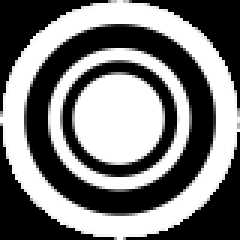
#> input picture constellations/lyra/fiducial_6_80x80.png, 80 x 80 px (shown 3 times larger); the run also reads 1 picture not shown here
$ python masker.py negatives/negative_1012.jpg
#> lines starting #> are read from the running program, lines starting #| are printed output that depends on the picture; after the words box and inside, x2 and y2 are one past the last pixel; in counts of white or black regions, pixels touching at a corner belong together; pictures that were not available may be replaced by others from this repository, and a replacement may not be noted
#Imports required libraries.
import imutils
import cv2
import os
import sys

#Loads images of the fiducial marker, the background star image, and a black rectangle.
#The black rectangle is of the same resolution as bg_img.
fg_img = cv2.imread("fiducial_6_80x80.png", cv2.IMREAD_UNCHANGED)
#> fg_img is the input picture: shape (80, 80, 4); mean B, G, R, A 122.6, 122.6, 122.6, 191.4
rectangle = cv2.imread("rectangle_black.png")

location = str(sys.argv[1])
output = location + 'output/'

if not os.path.exists(output) != False:
    print("Creating directory: " + output)
    os.mkdir(output)

counter = 0

for file in os.listdir(location):
    if file.endswith(".jpg"):
        new_file_name = str(output + os.path.splitext(file)[0] + "_detected.jpg")
        bg_img = cv2.imread(location + file)
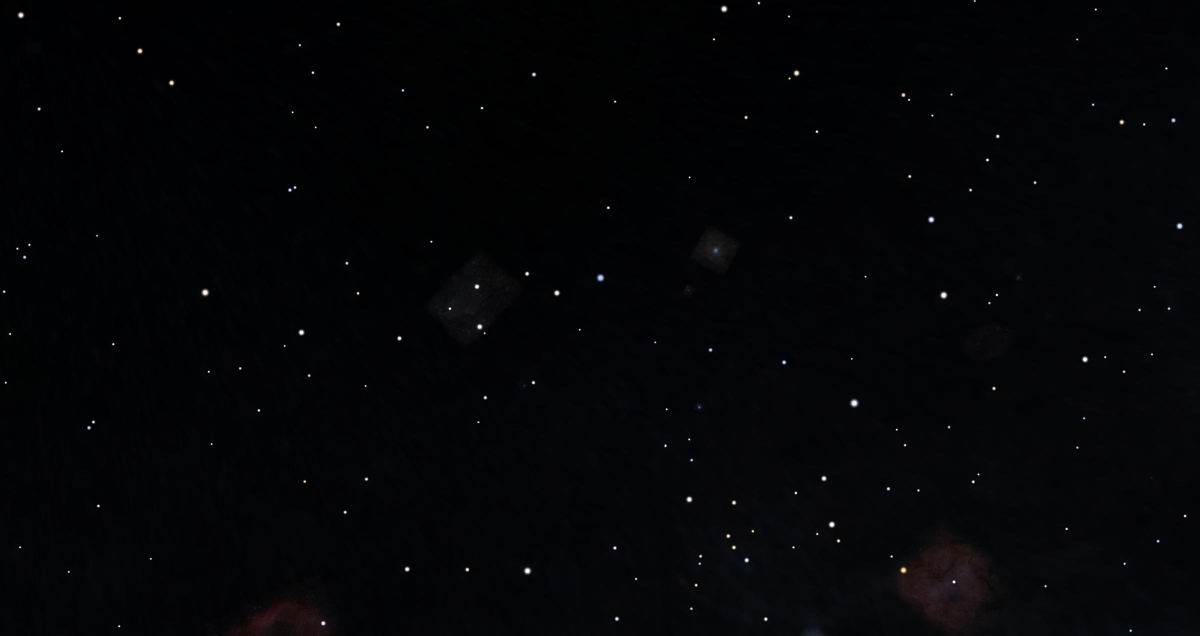
#> input picture constellations/lyra/negatives/negative_1012.jpg, 2400 x 1271 px, given in place of negative_1012.jpgnegative_1012.jpg, which was not available (shown at 1/2 size)
#> bg_img is the input picture: shape (1271, 2400, 3); mean B, G, R 6.8, 4.6, 3.9
        cols, rows, _ = bg_img.shape
#> cols = 1271; rows = 2400
        #Enlarges bg_img to prevent erosion stage from removing too many stars.
        enlarged_big = cv2.resize(bg_img, (cols, rows))

        #Greyscales the enlarged background star image.
        graybg = cv2.cvtColor(enlarged_big, cv2.COLOR_BGR2GRAY)

        #Thresholds, erodes, and dilates the stars on this image.
        thresh = cv2.threshold(graybg, 175, 255, cv2.THRESH_BINARY)[1]
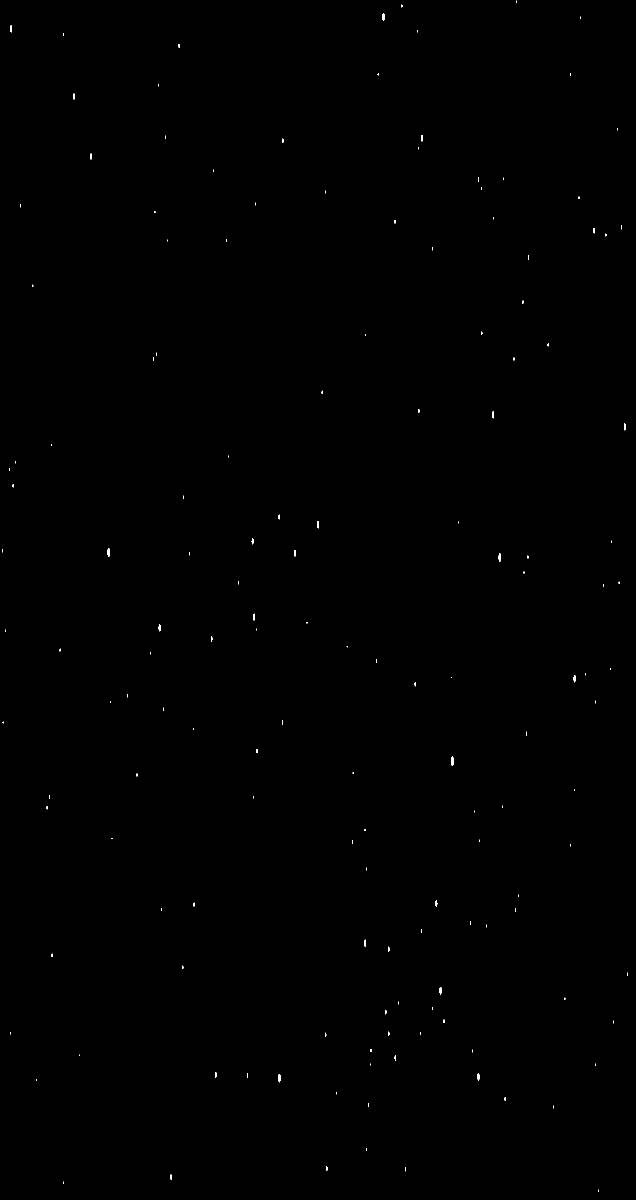
#> thresh: shape (2400, 1271) (shown at 1/2 size); 0.08% white; 153 white regions (121 under 20 px), largest, box (x1, y1, x2, y2) and area: (902, 1513, 908, 1532) 82, (997, 1106, 1002, 1124) 70, (215, 1096, 220, 1113) 69
        mask1 = thresh.copy()
        mask1 = cv2.erode(mask1, None, iterations=1)
#> mask1: shape (2400, 1271); 0.01% white in thin lines or dots
        mask2 = mask1.copy()
        mask2 = cv2.dilate(mask2, None, iterations = 2)
#> mask2: shape (2400, 1271); 0.07% white; 35 white regions

        #Resizes back to original resolution, and finds the dimensions.
        mask2resized = cv2.resize(mask2, (1920, 1080))
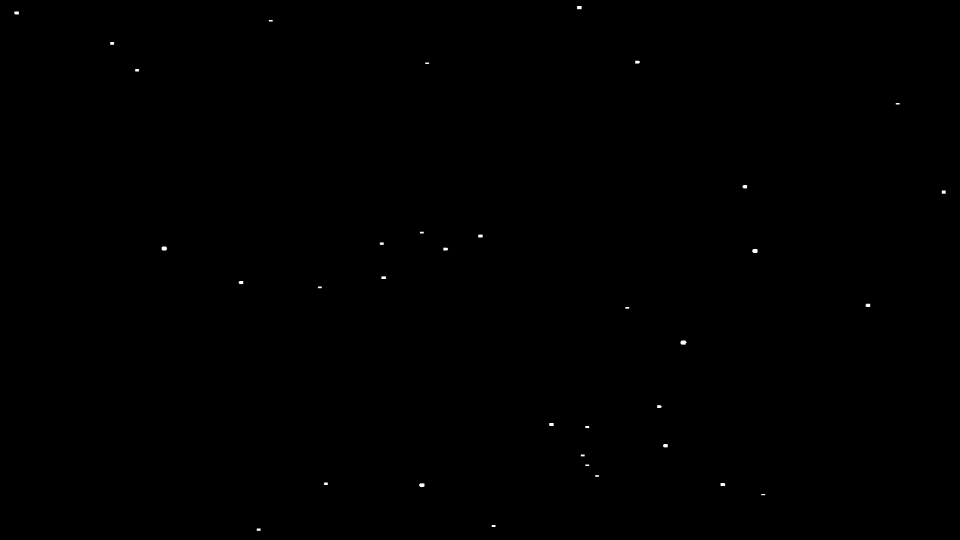
#> mask2resized: shape (1080, 1920) (shown at 1/2 size); min 0, max 255, mean 0.2
        h2, w2 = mask2resized.shape[:2]
#> h2 = 1080; w2 = 1920

        #Identifies 'contours' within the processed image.
        cnts = cv2.findContours(mask2resized.copy(), cv2.RETR_EXTERNAL, cv2.CHAIN_APPROX_SIMPLE)
#> cnts = 35 contours, 5 with area under 20; largest, box (x1, y1, x2, y2) and area: (1360, 681, 1374, 690) 86, (1504, 497, 1516, 506) 82, (323, 493, 335, 502) 81, (838, 966, 850, 974) 72, (1153, 12, 1164, 19) 60
        cnts = imutils.grab_contours(cnts)

        #Finds the dimensions of the fiducial marker image.
        #This image is a circular markers on a rectangular transparent background.
        fgy, fgx = fg_img.shape[:2]
#> fgy = 80; fgx = 80

        #Handles the alpha channel of the fiducial marker image, needed for the transparency.
        alpha_s = fg_img[:, :, 3] / 255.0
        alpha_l = 1.0 - alpha_s
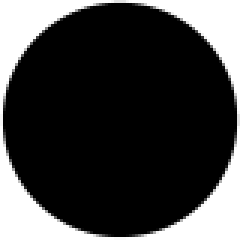
#> alpha_l: shape (80, 80) float64 (shown 3 times larger); min 0, max 1, mean 0.25

        rectangle_build = rectangle.copy()

        #For each identified contour (bright star), applies a fiducial marker to that location.
        #Adds the fiducial markers to the black rectangle.
        for c in cnts:
                x,y,w,h = cv2.boundingRect(c)
                y1 = int((y + 0.5 * h) - 0.5 * fgy)
                y2 = y1 + fgy

                x1 = int((x + 0.5 * w) - 0.5 * fgx)
                x2 = x1 + fgx

                rectangle_temp = rectangle.copy()

                if y1 > 0 and y2 < h2 and x1 > 0 and x2 < w2:
                        for c in range(0, 3):
                                rectangle_temp[y1:y2, x1:x2, c] = (alpha_s * fg_img[:, :, c] + alpha_l * rectangle[y1:y2, x1:x2, c])

                        rows,cols,channels = rectangle_temp.shape
                        roi = rectangle_build[0:rows, 0:cols ]
                        img2gray = cv2.cvtColor(rectangle_temp,cv2.COLOR_BGR2GRAY)
                        ret, mask = cv2.threshold(img2gray, 10, 255, cv2.THRESH_BINARY)
                        mask_inv = cv2.bitwise_not(mask)
                        img1_bg = cv2.bitwise_and(roi,roi,mask = mask_inv)
                        img2_fg = cv2.bitwise_and(rectangle_temp,rectangle_temp,mask = mask)
                        dst = cv2.add(img1_bg,img2_fg)
                        rectangle_build[0:rows, 0:cols ] = dst
#> this loop made 35 passes
#> (x, y, w, h, y1, y2, x1) on passes 1, 2, 3, 4, 6, 7, 8: (513, 1057, 9, 5, 1019, 1099, 477), (983, 1050, 9, 4, 1012, 1092, 947), (1522, 988, 9, 3, 949, 1029, 1486), (1440, 966, 11, 6, 929, 1009, 1405), (647, 965, 9, 5, 927, 1007, 611), (1190, 950, 9, 4, 912, 992, 1154), (1170, 929, 9, 3, 890, 970, 1134)
#> (x, y, w, h, y1, y2, x1, x2) on passes 5, 10, 13, 14, 16, 18: (838, 966, 12, 8, 930, 1010, 804, 884), (1326, 888, 10, 7, 851, 931, 1291, 1371), (1313, 810, 11, 6, 773, 853, 1278, 1358), (1360, 681, 14, 9, 645, 725, 1327, 1407), (1730, 607, 11, 7, 570, 650, 1695, 1775), (477, 562, 10, 7, 525, 605, 442, 522)
#> mask: shape (1080, 1920); 0.16% white; 3 white regions, box (x1, y1, x2, y2) and area: (502, 1, 581, 80) 1817, (525, 25, 556, 56) 778, (517, 17, 565, 65) 725
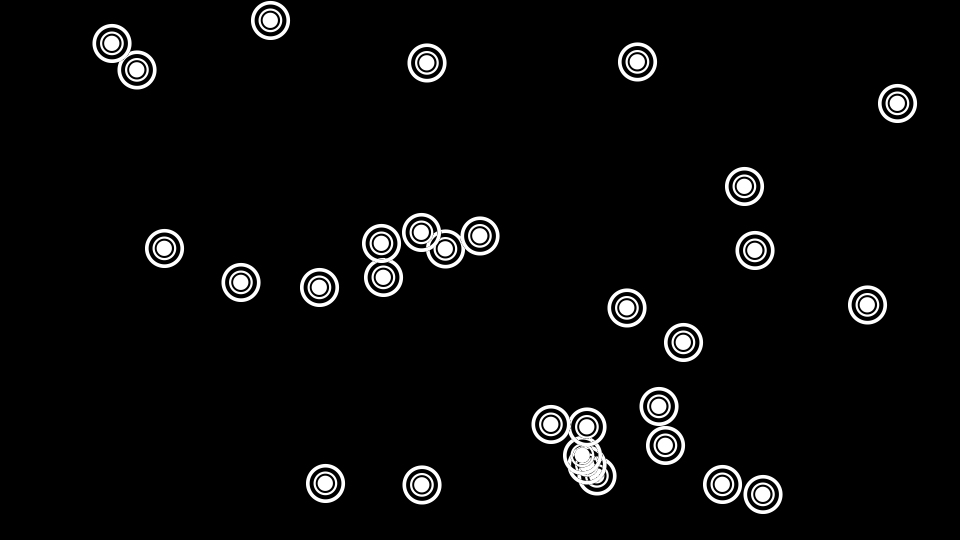
#> rectangle_build: shape (1080, 1920, 3) (shown at 1/2 size); min 0, max 255, mean 10.4

        #Merges the rectangular image with fiducial markers onto the background sky image.
        rows,cols,channels = rectangle_build.shape
        roi = bg_img[0:rows, 0:cols ]
        img2gray = cv2.cvtColor(rectangle_build,cv2.COLOR_BGR2GRAY)
        ret, mask = cv2.threshold(img2gray, 10, 255, cv2.THRESH_BINARY)
#> mask: shape (1080, 1920); 4.6% white; 72 white regions, largest, box (x1, y1, x2, y2) and area: (1063, 809, 1234, 991) 11028, (804, 425, 1000, 537) 6479, (1279, 773, 1371, 930) 3634
        mask_inv = cv2.bitwise_not(mask)
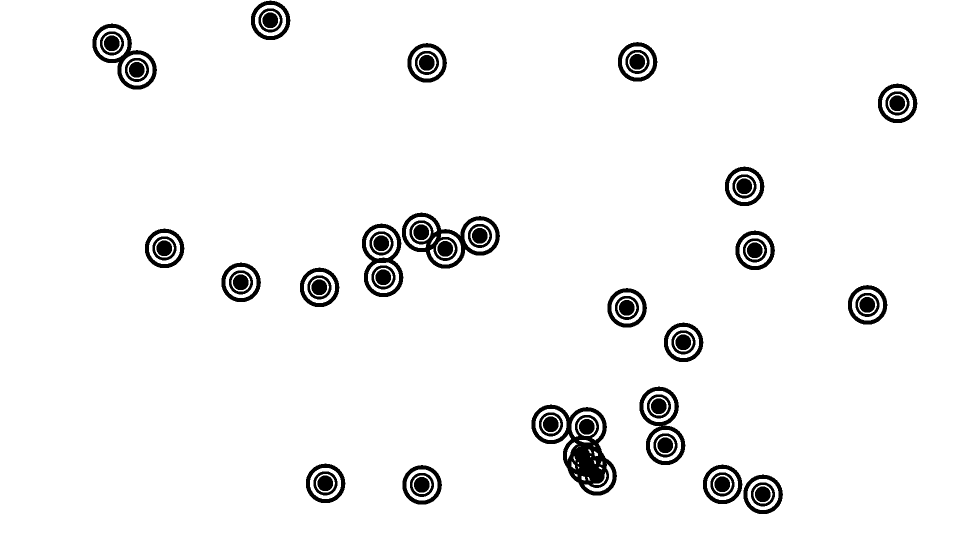
#> mask_inv: shape (1080, 1920) (shown at 1/2 size); 95.4% white; 72 black regions, largest, box (x1, y1, x2, y2) and area: (1063, 809, 1234, 991) 11028, (804, 425, 1000, 537) 6479, (1279, 773, 1371, 930) 3634
        img1_bg = cv2.bitwise_and(roi,roi,mask = mask_inv)
        img2_fg = cv2.bitwise_and(rectangle_build,rectangle_build,mask = mask)
        dst = cv2.add(img1_bg,img2_fg)
        bg_img[0:rows, 0:cols ] = dst

        #Specifies area of main image to crop for positive image.
        y=390
        x=810
        h=300
        w=300

        #Crops section of main image with markers, names it positive file and saves.
        crop_img = bg_img[y:y+h, x:x+w]
        grey_img = cv2.cvtColor(crop_img, cv2.COLOR_BGR2GRAY)
        shrunk_img = cv2.resize(grey_img, (50, 50))
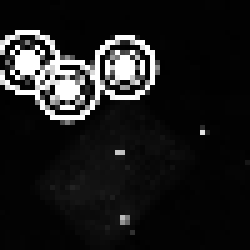
#> shrunk_img: shape (50, 50) (shown 5 times larger); min 0, max 255, mean 28
        small_image_name = 'positive.jpg'
        cv2.imwrite(small_image_name, shrunk_img)

        #Names and creates a test file which cascades trained on this positive image can be checked against.
        cv2.imwrite(new_file_name, bg_img)
